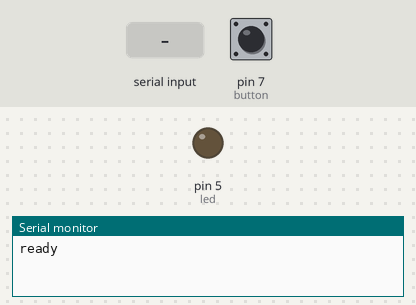
Recording of a sketch running on a simulated Arduino Uno, built with avr-gcc and run on an emulated ATmega328P. On the bench: output pins drawn as LEDs (lit = HIGH), the last lines printed to the serial monitor. The inputs (shaded band) are chosen by the test bench; at power-on: pin 7 (button) LOW.

Above: at 1.3 s.
1.4 s: "1" received over the second serial link
At 1.5 s:
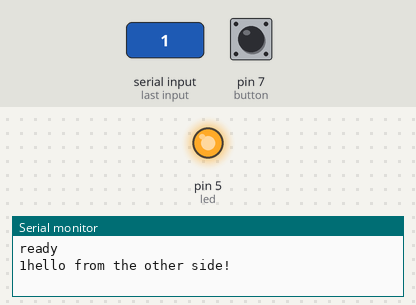
3.1 s: pin 7 (button) pulled HIGH for 0.15 s
At 4.2 s:
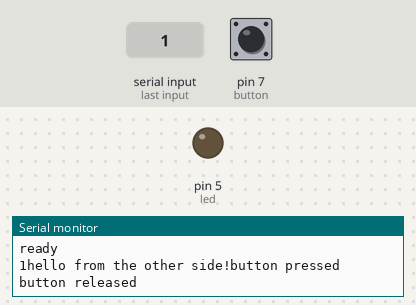
5.1 s: pin 7 (button) pulled HIGH for 1 s
At 5.6 s:
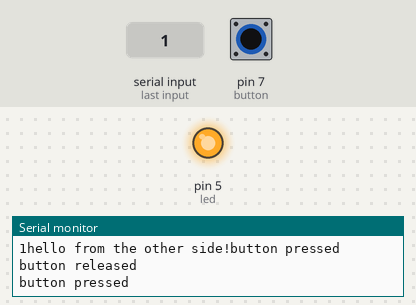
7.6 s: pin 7 (button) pulled HIGH for 3.2 s
At 11.8 s:
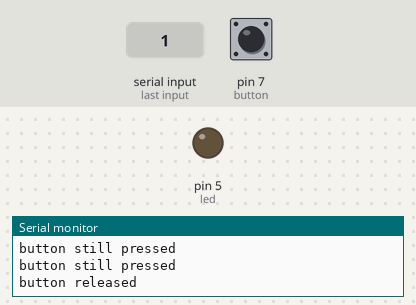
Timing chart, 0 to 13.3 s (numbered marks = the images above; inputs shaded):
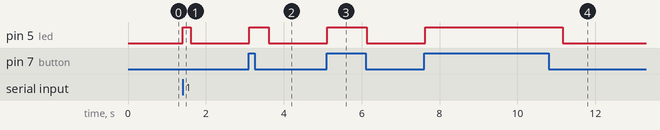

The sketch:

wovenButton_debounced.ino
```cpp
// (licence header left out)
#include <SoftwareSerial.h>

// pin nums, won't change
const int bluetoothTx = 2;  // TX-O pin of bluetooth mate, Arduino D2
const int bluetoothRx = 3;  // RX-I pin of bluetooth mate, Arduino D3
const int led = 5; // LED connected to PWM pin 5
const int button = 7; // button will be connected to pin 7

// will change
bool out = LOW; // current state of output (whether or not to print)
bool in; // current state of the input (button)
bool prevIn = LOW; // previous state of input

// debounce from https://www.arduino.cc/en/tutorial/debounce
unsigned long lastDebounceTime = 0; // last time the output pin was toggled
unsigned long debounceDelay = 500; // debounce time; increase until led does not flicker

// char lol = {0xEE, 0x90, 0x92};

SoftwareSerial bluetooth(bluetoothTx, bluetoothRx);

void setup() {
  Serial.begin(9600);  // Begin the serial monitor at 9600bps
  pinMode(led, OUTPUT);
  pinMode(button, INPUT);

  // set initial out state
  digitalWrite(led, out);

  bluetooth.begin(115200);  // The Bluetooth Mate defaults to 115200bps
  bluetooth.print("$");  // Print three times individually
  bluetooth.print("$");
  bluetooth.print("$");  // Enter command mode, no line break
  delay(100);  // Short delay, wait for the Mate to send back CMD
  bluetooth.println("U,9600,N");  // Temporarily Change the baudrate to 9600, no parity
  // 115200 can be too fast at times for NewSoftSerial to relay the data reliably
  bluetooth.begin(9600);  // Start bluetooth serial at 9600

  Serial.println("ready");
  lastDebounceTime = millis();
}

void loop() {
  if (millis()-lastDebounceTime > debounceDelay) {
    // if the button state has changed
    in = digitalRead(button);
    if (in) {
      digitalWrite(led, HIGH);
      bluetooth.print("spam");
      if (!prevIn){
        Serial.println("button pressed");
      } else {
        Serial.println("button still pressed");
      }
    } else {
      digitalWrite(led, LOW);
      if (prevIn) {
      Serial.println("button released");
      }
    }
    prevIn = in;
    lastDebounceTime = millis();
  }

  if (bluetooth.available()) // If the bluetooth sent any characters
  {
    // Send any characters the bluetooth prints to the serial monitor
    char input = bluetooth.read();
    Serial.print(input);
    if (input == '1') { // make sure to have everything as a char!
      Serial.print("hello from the other side!");
      digitalWrite(led, HIGH);
    } else if (input == '0') {
      digitalWrite(led, LOW);
    }
  }
  if (Serial.available()) // If stuff was typed in the serial monitor
  {
    // Send any characters the Serial monitor prints to the bluetooth
    bluetooth.print((char)Serial.read());
  }
}
```

Measured:
- after the input at 1.4 s, pin 5 (led): LOW → HIGH at once, → LOW 0.20 s later
- after the input at 3.1 s, pin 5 (led): LOW → HIGH at once, → LOW 0.50 s later
- after the input at 5.1 s, pin 5 (led): LOW → HIGH at once, → LOW 1.0 s later
- after the input at 7.6 s, pin 5 (led): LOW → HIGH at once, → LOW 3.5 s later
